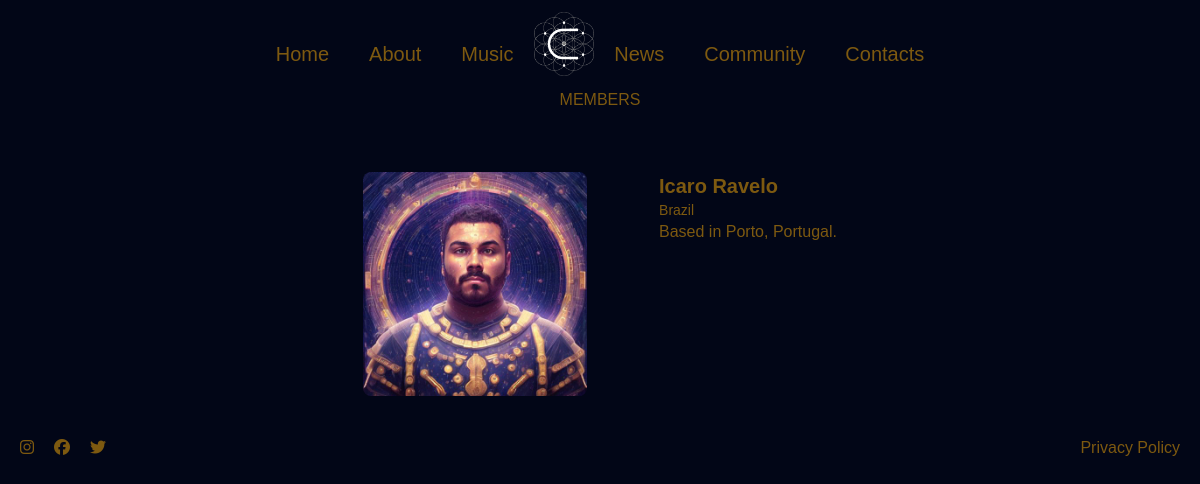
The page /members/ on the database its author committed.
### core/models.py (models this page shows, shortened)
class Member(models.Model):
    name = models.CharField(max_length=500)
    country = models.TextField()
    member_image = models.ImageField(null=True)
    description = models.TextField()
    role = models.CharField(max_length=12,choices=role_options, default='vocals')
    equipament = models.TextField()

### core/views.py (the view)
# urls.py: path('members/', views.membersPage, name='members'),
def membersPage(request):
    members = Member.objects.all()
    context = {'members' : members}
    return render(request, 'pages/members.html', context)

### core/templates/pages/members.html
{% extends "base.html" %}
{% load static %}
{% block content %}
    <section class="flex flex-col" id="news">
        <h1 class="text-[#F7AB0A]/50 text-center">MEMBERS</h1>
        <div class="flex items-center justify-center">
            {% for member in members %}
                <div class="flex flex-row space-x-8 mt-10 p-5">
                    <div class="mr-10">
                        <img
                        src="{{ member.member_image.url }}"
                        alt="{{ member.name }}"
                        class="w-56 h-56 rounded-lg"
                        >
                    </div>
                    <div class="text-[#F7AB0A]/50 ml-10">
                        <h2 class="font-bold text-xl">{{ member.name }}</h2>
                        <h3 class="text-sm">{{ member.country }}</h3>
                        <p class="text-base">{{ member.description }}</p>
                    </div>
                </div>
            {% endfor %}
        </div>
    </section>
{% endblock %}

### rows shown on the page
Member: member_image (picture), name "Icaro Ravelo", country "Brazil", description "Based in Porto, Portugal."
